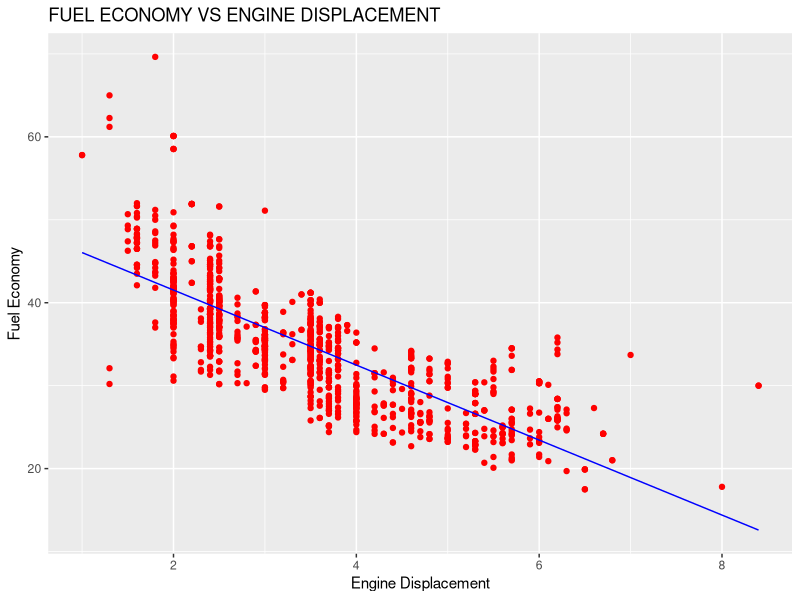

This chart was generated by the following R code:
## ---- chunk 1
knitr::opts_chunk$set(echo = TRUE)
## ---- chunk 2
library(readr)
FE2010 <- read_csv("FE2010.csv")
## ---- chunk 3
library(knitr)
model<-lm(FE2010$`Fuel efficiency(Y)` ~ FE2010$`EngDisplacement(X)`)
model
## ---- chunk 4
library("ggplot2")
ggplot() +
  geom_point(aes(x=FE2010$`EngDisplacement(X)`,y=FE2010$`Fuel efficiency(Y)`),colour='red')+
  geom_line(aes(x=FE2010$`EngDisplacement(X)`,y=predict(model,newdata = FE2010)),colour='blue')+
  ggtitle('FUEL ECONOMY VS ENGINE DISPLACEMENT')+
  xlab('Engine Displacement')+ylab('Fuel Economy')

## ---- chunk 5
summary(model)
